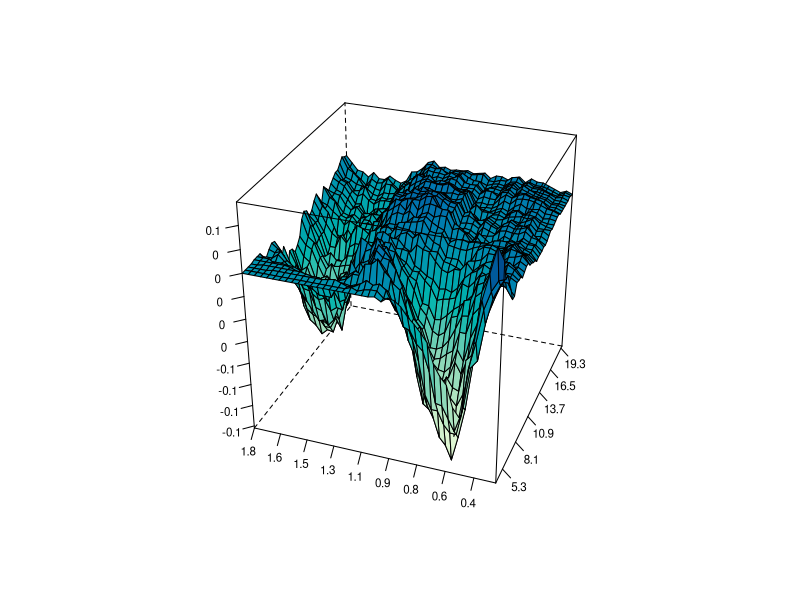

Generate this figure with R:
# ---------------------------------------------------------------------------- Book: STF
# ---------------------------------------------------------------------------- See also: BondZeroCoupon, Burrrnd, mixexprnd,
# simHPP, simNHPP, Paretornd, simNHPPALP, BondZeroCouponHPP, simHPPALP
# ---------------------------------------------------------------------------- Quantlet: STFcat08
# ---------------------------------------------------------------------------- Description: STFcat08 plots the difference
# between zero-coupon CAT bond prices in the Burr claim amount case for a homogeneous and a non-homogeneous Poisson process
# governing the flow of losses. ---------------------------------------------------------------------------- Author: Awdesch
# Melzer 20130629 ----------------------------------------------------------------------------

rm(list = ls(all = TRUE))
graphics.off()


########################## SUBROUTINES ##########################

BondZeroCouponHPP = function(Z, D, T, r, lambda, distr, params, Tmax, N) {
    # computes price of the zero-coupon CAT bond for the given claim amount distribution and the homogeneous Poisson process
    # governing the flow of losses --------------------------------------------------------------------- Usage: y =
    # BondZeroCouponHPP(Z,D,T,r,lambda,distr,params,Tmax,N)
    # --------------------------------------------------------------------- Input: Parameter: Z Definition: scalar, payment at
    # maturity Parameter: D Definition: n1 x 1 vector, threshold level Parameter: T Definition: n2 x 1 vector, time to expiry
    # Parameter: r Definition: scalar, continuously-compounded discount rate Parameter: lambda Definition: scalar, intensity of
    # the Poisson process Parameter: distrib Definition: string, claim size distribution Parameter: params Definition: n x 1
    # vector, parameters of the claim size distribution n = 1 (exponential) n = 2 (gamma, lognormal, Pareto, Weibull) n = 3
    # (Burr, mixofexps) Parameter: Tmax Definition: scalar, time horizon Parameter: N Definition: scalar, number of trajectories
    # --------------------------------------------------------------------- Output: Parameter: y Definition: m x 3 matrix, the
    # first column are times to bond's expiration, the second threshold levels and the third corresponding prices of the bond
    # ---------------------------------------------------------------------
    
    if (lambda <= 0 || length(lambda) != 1) {
        stop("BondZeroCouponHPP: Lambda must be a positive scalar.")
    }
    if (length(Z) != 1) {
        stop("BondZeroCouponHPP: payment at maturity Z needs to be a scalar")
    }
    if (length(r) != 1) {
        stop("BondZeroCouponHPP: discount rate needs to be a scalar")
    }
    if (length(D) == 1) {
        stop("BondZeroCouponHPP: threshold level D needs to be a vector ")
    }
    if (length(T) == 1) {
        stop("BondZeroCouponHPP: time to expiry T needs to be a vector ")
    }
    x = simHPPALP(lambda, distr, params, Tmax, N)
    Tl = length(T)
    Dl = length(D)
    y = matrix(0, Tl * Dl, 3)
    i = 1  #loop (times to maturity)
    j = 1  #loop (treshold levels)
    k = 1  #loop (trajectories)
    wyn = 0
    while (i <= Tl) {
        while (j <= Dl) {
            while (k <= N) {
                traj = cbind(x[, k, 1], x[, k, 2])
                wyn = wyn + as.numeric(traj[length(traj[which(traj[, 1] <= T[i]), 1]), 2] <= D[j])
                k = k + 1
            }
            y[(i - 1) * Dl + j, 1] = T[i]
            y[(i - 1) * Dl + j, 2] = D[j]
            y[(i - 1) * Dl + j, 3] = Z * exp(-r * T[i]) * wyn/N
            wyn = 0
            k = 1
            j = j + 1
        }
        j = 1
        i = i + 1
    }
    y = y
    return(y)
}


simHPPALP = function(lambda, distrib, params, T, N) {
    # generates aggregate loss process driven by the homogeneous Poisson process.
    # --------------------------------------------------------------------- y = simHPPALP(lambda,distrib,params,T,N)
    # --------------------------------------------------------------------- Input: Parameter: lambda Definition: scalar,
    # intensity of the Poisson process Parameter: distrib Definition: string, claim size distribution Parameter: params
    # Definition: n x 1 vector, parameters of the claim size distribution n = 1 (exponential) n = 2 (gamma, lognormal, Pareto,
    # Weibull) n = 3 (Burr, mixofexps) Parameter: T Definition: scalar, time horizon Parameter: N Definition: scalar, number of
    # trajectories --------------------------------------------------------------------- Output: Parameter: y Definition:
    # 2*max+2 x N x 2 array, generated proecss - max is the maximum number of jumps for all generated trajectories
    
    
    if (lambda <= 0 || (length(lambda) != 1)) {
        stop("simHPPALP: Lambda must be a positive scalar.")
    }
    if (T <= 0 || (length(T) != 1)) {
        stop("simHPPALP: T must be a positive scalar.")
    }
    if (N <= 0 || (length(N) != 1)) {
        stop("simHPPALP: N must be a positive scalar.")
    }
    if ((distrib == "Burr" || distrib == "mixofexps") && (length(params) != 3)) {
        stop("simHPPALP: for Burr and mixofexps distributions, params must be a 3 x 1 vector.")
    }
    if ((distrib == "gamma" || distrib == "lognormal" || distrib == "Pareto" || distrib == "Weibull") && (length(params) != 
        2)) {
        stop("simHPPALP: for gamma, lognormal, Pareto and Weibull distributions, params must be a 2 x 1 vector.")
    }
    if (distrib == "exponential" && (length(params) != 1)) {
        stop("simHPPALP: for exponential distribution, params must be a scalar.")
    }
    if (distrib != "exponential" && distrib != "gamma" && distrib != "mixofexps" && distrib != "Weibull" && distrib != "lognormal" && 
        distrib != "Pareto" && distrib != "Burr") {
        stop("simHPPALP: distribs should be: exponential, gamma, mixofexps, Weibull, lognormal, Pareto or Burr")
    }
    
    poisproc = simHPP(lambda, T, N)
    rpp = dim(poisproc)[1]
    cpp = dim(poisproc)[2]
    losses = matrix(0, rpp, cpp)
    
    if (distrib == "Burr") {
        i = 1
        while (i <= N) {
            aux = min(as.matrix(which(poisproc[, i, 1] == T)))  #[1:i,])
            if (aux > 2) {
                laux = cumsum(Burrrnd(params[1], params[2], params[3], aux/2 - 1, 1))
                losses[3:aux, i] = laux[ceiling((1:(aux - 2))/2)]
                if (aux < rpp) {
                  losses[(aux + 1):rpp, i] = matrix(laux[length(laux)], rpp - aux, 1)
                }
            } else {
                losses[, i] = rep(0, rpp)
            }
            i = i + 1
        }
    } else if (distrib == "exponential") {
        i = 1
        while (i <= N) {
            aux = min(as.matrix(which(poisproc[, i, 1] == T)))
            if (aux > 2) {
                laux = cumsum(rexp(aux/2 - 1, rate = 1/params[1]))
                losses[3:aux, i] = laux[ceiling((1:aux - 2)/2)]
                if (aux < rpp) {
                  losses[(aux + 1):rpp, i] = matrix(laux[length(laux)], rpp - aux, 1)
                }
            } else {
                losses[, i] = rep(0, rpp)
            }
            i = i + 1
        }
    } else if (distrib == "gamma") {
        i = 1
        while (i <= N) {
            aux = min(as.matrix(which(poisproc[, i, 1] == T)))
            if (aux > 2) {
                laux = cumsum(rgamma(aux/2 - 1, shape = params[1], rate = params[2], scale = (1/params[2])))
                losses[3:aux, i] = laux[ceiling((1:aux - 2)/2)]
                if (aux < rpp) {
                  losses[(aux + 1):rpp, i] = matrix(laux[length(laux)], rpp - aux, 1)
                }
            } else {
                losses[, i] = rep(0, rpp)
            }
            i = i + 1
        }
    } else if (distrib == "lognormal") {
        i = 1
        while (i <= N) {
            aux = min(as.matrix(which(poisproc[, i, 1] == T)))
            if (aux > 2) {
                laux = cumsum(rlnorm(aux/2 - 1, meanlog = params[1], sdlog = params[2]))
                losses[3:aux, i] = laux[ceiling((1:(aux - 2))/2)]
                if (aux < rpp) {
                  losses[(aux + 1):rpp, i] = matrix(laux[length(laux)], rpp - aux, 1)
                }
            } else {
                losses[, i] = rep(0, rpp)
            }
            i = i + 1
        }
    } else if (distrib == "mixofexps") {
        i = 1
        while (i <= N) {
            aux = min(as.matrix(which(poisproc[, i, 1] == T)))
            if (aux > 2) {
                laux = cumsum(mixexprnd(params[3], params[1], params[2], aux/2 - 1, 1))
                losses[3:aux, i] = laux[ceiling((1:(aux - 2))/2)]
                if (aux < rpp) {
                  losses[(aux + 1):rpp, i] = matrix(laux[length(laux)], rpp - aux, 1)
                }
            } else {
                losses[, i] = rep(0, rpp)
            }
            i = i + 1
        }
    } else if (distrib == "Pareto") {
        i = 1
        while (i <= N) {
            aux = min(as.matrix(which(poisproc[, i, 1] == T)))
            if (aux > 2) {
                laux = cumsum(Paretornd(params[1], params[2], aux/2 - 1, 1))
                losses[3:aux, i] = laux[ceiling((1:(aux - 2))/2)]
                if (aux < rpp) {
                  losses[(aux + 1):rpp, i] = matrix(laux[length(laux)], rpp - aux, 1)
                }
            } else {
                losses[, i] = rep(0, rpp)
            }
            i = i + 1
        }
    } else if (distrib == "Weibull") {
        i = 1
        while (i <= N) {
            aux = min(as.matrix(which(poisproc[, i, 1] == T)))
            if (aux > 2) {
                laux = cumsum(rweibull(aux/2 - 1, scale = params[1]^(-1/params[2]), shape = params[2]))
                losses[3:aux, i] = laux[ceiling((1:(aux - 2))/2)]
                if (aux < rpp) {
                  losses[(aux + 1):rpp, i] = matrix(laux[length(laux)], rpp - aux, 1)
                }
            } else {
                losses[, i] = rep(0, rpp)
            }
            i = i + 1
        }
    }
    y = array(0, dim(poisproc))
    y[, , 1] = poisproc[, , 1]
    y[, , 2] = losses
    
    return(y)
}





BondZeroCoupon = function(Z, D, T, r, lambda, parlambda, distr, params, Tmax, N) {
    # computes price of the zero-coupon CAT bond for the given claim amount distribution and the non-homogeneous Poisson process
    # governing the flow of losses.  y = BondZeroCoupon(Z,D,T,r,lambda,parlambda,distr,params,Tmax,N)
    # --------------------------------------------------------------------- Inputs: Parameter Z Definition scalar, payment at
    # maturity Parameter D Definition n1 x 1 vector, threshold level Parameter T Definition n2 x 1 vector, time to expiry
    # Parameter r Definition scalar, continuously-compounded discount rate Parameter lambda Definition scalar, intensity
    # function, if lambda=0, a sine function, if lambda=1, a linear function, if lambda=2, a sine square function Parameter
    # parlambda Definition n x 1 vector, parameters of the intensity function lambda (n=2 for lambda=1, n=3 otherwise) Parameter
    # distrib Definition string, claim size distribution Parameter params Definition n x 1 vector, parameters of the claim size
    # distribution n = 1 (exponential) n = 2 (gamma, lognormal, Pareto, Weibull) n = 3 (Burr, mixofexps) Parameter Tmax
    # Definition scalar, time horizon Parameter N Definition scalar, number of trajectories
    # --------------------------------------------------------------------- Output: Parameter y Definition m x 3 matrix, the
    # first column are times to bond's expiration, the second threshold levels and the third corresponding prices of the bond
    # ---------------------------------------------------------------------
    
    if (lambda != 0 && lambda != 1 && lambda != 2) {
        stop("BondZeroCoupon: Lambda must be either 0,1 or 2.")
    }
    if (length(Z) != 1) {
        stop("BondZeroCoupon: payment at maturity Z needs to be a scalar")
    }
    if (length(r) != 1) {
        stop("BondZeroCoupon: discount rate needs to be a scalar")
    }
    if (dim(as.matrix(D))[1] == 1) {
        stop("BondZeroCoupon: threshold level D needs to be a vector ")
    }
    if (dim(as.matrix(T))[1] == 1) {
        stop("BondZeroCoupon: time to expiry T needs to be a vector ")
    }
    
    
    x = simNHPPALP(lambda, parlambda, distr, params, Tmax, N)
    Tl = length(T)
    Dl = length(D)
    y = matrix(0, Tl * Dl, 3)
    i = 1  #loop (times to maturity)
    j = 1  #loop (treshold levels)
    k = 1  #loop (trajectories)
    wyn = 0
    while (i <= Tl) {
        while (j <= Dl) {
            while (k <= N) {
                traj = cbind(x[, k, 1], x[, k, 2])
                wyn = wyn + as.numeric(traj[length(traj[which(traj[, 1] <= T[i]), 1]), 2] <= D[j])
                k = k + 1
            }
            y[(i - 1) * Dl + j, 1] = T[i]
            y[(i - 1) * Dl + j, 2] = D[j]
            y[(i - 1) * Dl + j, 3] = Z * exp(-r * T[i]) * wyn/N  #
            wyn = 0
            k = 1
            j = j + 1
        }
        j = 1
        i = i + 1
    }
    y = y
    return(y)
}

Burrrnd = function(alpha, lambda, tau, n, m) {
    # BURRRND Random arrays from Burr distribution.  --------------------------------------------------------------------- R =
    # BURRRND(ALPHA,LAMBDA,TAU,N,M) returns an M-by-N array of random numbers chosen from the Burr distribution with parameters
    # ALPHA, LAMBDA, TAU.  --------------------------------------------------------------------- The default values for the
    # parameters ALPHA, LAMBDA, TAU, M, N are 1, 1, 2, 1, 1, respectively.  BURRRND uses the inversion method.
    # ---------------------------------------------------------------------
    
    
    if (missing(m)) {
        m = 1
    }
    if (missing(n)) {
        n = 1
    }
    if (missing(tau)) {
        tau = 2
    }
    if (missing(lambda)) {
        lambda = 1
    }
    if (missing(alpha)) {
        alpha = 1
    }
    u = matrix(0, n, m)
    for (i in 1:m) {
        u[, i] = (lambda * (runif(n, 0, 1)^(-1/alpha) - 1))^(1/tau)
    }
    y = u
    return(y)
}

mixexprnd = function(p, beta1, beta2, n, m) {
    # MIXEXPRND Random arrays from the mixed exponential distribution.
    # --------------------------------------------------------------------- Y = MIXEXPRND(P,BETA1,BETA2,N,M) returns an M-by-N
    # array of random numbers chosen from the mixed exponential distribution with parameters P, BETA1, BETA2.
    # --------------------------------------------------------------------- The default values for A, BETA1, BETA2, N, M are
    # 0.5, 1, 2, 1, 1, respectively.  MIXEXPRND uses the exponential number generator.
    # ---------------------------------------------------------------------
    
    if (missing(p)) {
        p = 0.5
    }
    if (missing(beta1)) {
        beta1 = 1
    }
    if (missing(beta2)) {
        beta2 = 2
    }
    y = rexp(n * m, rate = (1/beta2))
    aux = which(runif(n * m, 0, 1) <= p)
    
    if (!missing(aux)) {
        y[aux] = rexp(length(aux), 1/beta1)
    }
    
    y = matrix(y, n, m)
    return(y)
}

simHPP = function(lambda, T, N) {
    # SIMHPP Homogeneous Poisson process.  --------------------------------------------------------------------- Y =
    # SIMHPP(lambda,T,N) generates N trajectories of the homogeneous Poisson process with intensity LAMBDA. T is the time
    # horizon.  ---------------------------------------------------------------------
    
    if (lambda <= 0 || length(lambda) != 1) {
        stop("simHPP: Lambda must be a positive scalar.")
    }
    if (T <= 0 || length(T) != 1) {
        stop("simHPP: T must be a positive scalar.")
    }
    if (N <= 0 || length(N) != 1) {
        stop("simHPP: N must be a positive scalar.")
    }
    EN = rpois(N, lambda * T)
    ym = matrix(T, 2 * max(EN) + 2, N)
    tmp = array(0, c(2 * max(EN) + 2, N, 2))
    y = tmp
    y[, , 1] = ym
    y[, , 2] = matrix(1, 2 * max(EN) + 2, 1) %*% t(EN)
    
    i = 1
    while (i <= N) {
        if (EN[i] > 0) {
            ttmp = c(sort(T * runif(EN[i])))
            y[1:(2 * EN[i] + 1), i, 1] = c(0, ttmp[ceiling((1:(2 * EN[i]))/2)])
        } else {
            y[1, i, 1] = 0
        }
        y[1:(2 * EN[i] + 2), i, 2] = c(0, floor((1:(2 * EN[i]))/2), EN[i])
        i = i + 1
    }
    return(y)
}


simNHPP = function(lambda, parlambda, T, N) {
    
    # SIMNHPP Non-homogeneous Poisson process.  --------------------------------------------------------------------- Y =
    # SIMNHPP(lambda,parlambda,T,N) generates N trajectories of the non-homogeneous Poisson process with intensity specified by
    # LAMBDA (0 - sine function, 1 - linear function, 2 - sine square function) with paramters in PARLAMBDA. T is the time
    # horizon. The function usues thining method.  ---------------------------------------------------------------------
    
    # lambda: scalar, intensity function, sine function (lambda=0), linear function (lambda=1) or sine square function
    # (lambda=2) parlambda: n x 1 vector, parameters of the intensity function lambda (n=2 for lambda=1, n=3 otherwise) T:
    # scalar, time horizon N: scalar, number of trajectories
    a = parlambda[1]
    b = parlambda[2]
    if (lambda == 0) {
        d = parlambda[3]
        JM = simHPP(a + b, T, N)
    } else if (lambda == 1) {
        JM = simHPP(a + b * T, T, N)
    } else if (lambda == 2) {
        d = parlambda[3]
        JM = simHPP(a + b * T, T, N)
    }
    rjm = nrow(JM)
    yy = array(0, c(rjm, N, 2))
    yy[, , 1] = matrix(T, nrow = rjm, ncol = N)
    
    i = 1
    maxEN = 0
    while (i <= N) {
        pom = JM[, i, 1][JM[, i, 1] < T]
        pom = pom[2 * (1:(length(pom)/2))]
        R = runif(NROW(pom))
        if (lambda == 0) {
            lambdat = (a + b * sin(2 * pi * (pom + d)))/(a + b)
        } else {
            if (lambda == 1) {
                lambdat = (a + b * pom)/(a + b * T)
            } else {
                if (lambda == 2) {
                  lambdat = (a + b * sin(2 * pi * (pom + d))^2)/(a + b)
                }
            }
        }
        pom = pom[R < lambdat]
        EN = NROW(pom)
        maxEN = max(maxEN, EN)
        yy[1:(2 * EN + 1), i, 1] = c(0, rep(pom, each = 2))
        yy[2:(2 * EN), i, 2] = c(floor((1:(2 * EN - 1))/2))
        yy[(2 * EN + 1):rjm, i, 2] = matrix(EN, nrow = rjm - 2 * EN, ncol = 1)
        i = i + 1
    }
    yy = yy[1:(2 * maxEN + 2), , ]
    return(yy)
}


Paretornd = function(alpha, lambda, n, m) {
    # PARETORND Random arrays from Pareto distribution.  --------------------------------------------------------------------- Y
    # = PARETORND(ALPHA,LAMBDA,N,M) returns an M-by-N array of random numbers chosen from the Pareto distribution with
    # parameters ALPHA, LAMBDA.  The default values for ALPHA, LAMBDA, N, M 1, 1, 1, 1, respectively.  PARETORND uses the
    # inversion method.  ---------------------------------------------------------------------
    
    if (missing(m)) {
        m = 1
    }
    if (missing(n)) {
        n = 1
    }
    if (missing(lambda)) {
        lambda = 1
    }
    if (missing(alpha)) {
        alpha = 1
    }
    u = matrix(0, n, m)
    for (i in 1:m) {
        u[, i] = lambda * (runif(n, 0, 1)^(-1/alpha) - 1)
    }
    y = u
    return(y)
}

simNHPPALP = function(lambda, parlambda, distrib, params, T, N) {
    # generates aggregate loss process driven by the non-homogeneous Poisson process.
    # --------------------------------------------------------------------- y = simNHPPALP(lambda,parlambda,distrib,params,T,N)
    # --------------------------------------------------------------------- Output: Parameter: y Definition: 2*max+2 x N x 2
    # array, generated process - max is the maximum number of jumps for all generated trajectories
    # --------------------------------------------------------------------- Input: Parameter: lambda Definition: scalar,
    # intensity function, sine function (lambda=0), linear function (lambda=1) or sine square function (lambda=2) Parameter:
    # parlambda Definition: n x 1 vector, parameters of the intensity function lambda (n=2 for lambda=1, n=3 otherwise)
    # Parameter: distrib Definition: string, claim size distribution Parameter: params Definition: n x 1 vector, parameters of
    # the claim size distribution n = 1 (exponential) n = 2 (gamma, lognormal, Pareto, Weibull) n = 3 (Burr, mixofexps)
    # Parameter: T Definition: scalar, time horizon Parameter: N Definition: scalar, number of trajectories
    # ---------------------------------------------------------------------
    
    if (lambda != 0 && lambda != 1 && lambda != 2) {
        stop("simNHPPALP: Lambda must be either 0,1 or 2.")
    }
    if (T <= 0 || (length(T)) != 1) {
        stop("simNHPPALP: T must be a positive scalar.")
    }
    if (N <= 0 || (length(N)) != 1) {
        stop("simNHPPALP: N must be a positive scalar.")
    }
    if (length(parlambda) != 3 && (lambda) != 1) {
        stop("simNHPPALP: for lambda 0 or 2, parlambda must be a 3 x 1 vector.")
    }
    if (length(parlambda) != 2 && (lambda) == 1) {
        stop("simNHPPALP: for lambda 1, parlambda must be a 2 x 1 vector.")
    }
    if ((distrib == "Burr" || distrib == "mixofexps") && (length(params)) != 3) {
        stop("simNHPPALP: for Burr and mixofexps distributions, params must be a 3 x 1 vector.")
    }
    if ((distrib == "gamma" || distrib == "lognormal" || distrib == "Pareto" || distrib == "Weibull") && (length(params)) != 
        2) {
        stop("simNHPPALP: for gamma, lognormal, Pareto and Weibull distributions, params must be a 2 x 1 vector.")
    }
    if (distrib == "exponential" && (length(params)) != 1) {
        stop("simNHPPALP: for exponential distribution, params must be a scalar.")
    }
    if (distrib != "exponential" && distrib != "gamma" && distrib != "mixofexps" && distrib != "Weibull" && distrib != "lognormal" && 
        distrib != "Pareto" && distrib != "Burr") {
        stop("simNHPPALP: distribs should be: exponential, gamma, mixofexps, Weibull, lognormal, Pareto or Burr")
    }
    poisproc = simNHPP(lambda, parlambda, T, N)
    rpp = dim(poisproc)[1]
    cpp = dim(poisproc)[2]
    losses = matrix(0, rpp, cpp)
    
    if (distrib == "Burr") {
        i = 1
        while (i <= N) {
            if (N == 1) {
                aux = min(as.matrix(which(poisproc[, 1] == T)))  #[1:i,])
            } else {
                aux = min(as.matrix(which(poisproc[, i, 1] == T)))  #[1:i,])
            }
            if (aux > 2) {
                laux = cumsum(Burrrnd(params[1], params[2], params[3], aux/2 - 1, 1))
                losses[3:aux, i] = laux[ceiling((1:(aux - 2))/2)]
                if (aux < rpp) {
                  losses[(aux + 1):rpp, i] = matrix(laux[length(laux)], rpp - aux, 1)
                }
            } else {
                losses[, i] = rep(0, rpp)
            }
            i = i + 1
        }
    } else if (distrib == "exponential") {
        i = 1
        while (i <= N) {
            if (N == 1) {
                aux = min(as.matrix(which(poisproc[, 1] == T)))  #[1:i,])
            } else {
                aux = min(as.matrix(which(poisproc[, i, 1] == T)))  #[1:i,])
            }
            if (aux > 2) {
                laux = cumsum(rexp(aux/2 - 1, rate = 1/params[1]))
                losses[3:aux, i] = laux[ceiling((1:aux - 2)/2)]
                if (aux < rpp) {
                  losses[(aux + 1):rpp, i] = matrix(laux[length(laux)], rpp - aux, 1)
                }
            } else {
                losses[, i] = rep(0, rpp)
            }
            i = i + 1
        }
    } else if (distrib == "gamma") {
        i = 1
        while (i <= N) {
            if (N == 1) {
                aux = min(as.matrix(which(poisproc[, 1] == T)))  #[1:i,])
            } else {
                aux = min(as.matrix(which(poisproc[, i, 1] == T)))  #[1:i,])
            }
            if (aux > 2) {
                laux = cumsum(rgamma(aux/2 - 1, shape = params[1], rate = params[2], scale = (1/params[2])))
                losses[3:aux, i] = laux[ceiling((1:aux - 2)/2)]
                if (aux < rpp) {
                  losses[(aux + 1):rpp, i] = matrix(laux[length(laux)], rpp - aux, 1)
                }
            } else {
                losses[, i] = rep(0, rpp)
            }
            i = i + 1
        }
    } else if (distrib == "lognormal") {
        i = 1
        while (i <= N) {
            if (N == 1) {
                aux = min(as.matrix(which(poisproc[, 1] == T)))  #[1:i,])
            } else {
                aux = min(as.matrix(which(poisproc[, i, 1] == T)))  #[1:i,])
            }
            if (aux > 2) {
                laux = cumsum(rlnorm(aux/2 - 1, meanlog = params[1], sdlog = params[2]))
                losses[3:aux, i] = laux[ceiling((1:(aux - 2))/2)]
                if (aux < rpp) {
                  losses[(aux + 1):rpp, i] = matrix(laux[length(laux)], rpp - aux, 1)
                }
            } else {
                losses[, i] = rep(0, rpp)
            }
            i = i + 1
        }
    } else if (distrib == "mixofexps") {
        i = 1
        while (i <= N) {
            if (N == 1) {
                aux = min(as.matrix(which(poisproc[, 1] == T)))  #[1:i,])
            } else {
                aux = min(as.matrix(which(poisproc[, i, 1] == T)))  #[1:i,])
            }
            if (aux > 2) {
                laux = cumsum(mixexprnd(params[3], params[1], params[2], aux/2 - 1, 1))
                losses[3:aux, i] = laux[ceiling((1:(aux - 2))/2)]
                if (aux < rpp) {
                  losses[(aux + 1):rpp, i] = matrix(laux[length(laux)], rpp - aux, 1)
                }
            } else {
                losses[, i] = rep(0, rpp)
            }
            i = i + 1
        }
    } else if (distrib == "Pareto") {
        i = 1
        while (i <= N) {
            if (N == 1) {
                aux = min(as.matrix(which(poisproc[, 1] == T)))  #[1:i,])
            } else {
                aux = min(as.matrix(which(poisproc[, i, 1] == T)))  #[1:i,])
            }
            if (aux > 2) {
                laux = cumsum(Paretornd(params[1], params[2], aux/2 - 1, 1))
                losses[3:aux, i] = laux[ceiling((1:(aux - 2))/2)]
                if (aux < rpp) {
                  losses[(aux + 1):rpp, i] = matrix(laux[length(laux)], rpp - aux, 1)
                }
            } else {
                losses[, i] = rep(0, rpp)
            }
            i = i + 1
        }
    } else if (distrib == "Weibull") {
        i = 1
        while (i <= N) {
            if (N == 1) {
                aux = min(as.matrix(which(poisproc[, 1] == T)))  #[1:i,])
            } else {
                aux = min(as.matrix(which(poisproc[, i, 1] == T)))  #[1:i,])
            }
            if (aux > 2) {
                laux = cumsum(rweibull(aux/2 - 1, scale = params[1]^(-1/params[2]), shape = params[2]))
                losses[3:aux, i] = laux[ceiling((1:(aux - 2))/2)]
                if (aux < rpp) {
                  losses[(aux + 1):rpp, i] = matrix(laux[length(laux)], rpp - aux, 1)
                }
            } else {
                losses[, i] = rep(0, rpp)
            }
            i = i + 1
        }
    }
    if (N == 1) {
        y = array(0, dim(poisproc))
        y[, 1] = poisproc[, 1]
        y[, 2] = losses[, 1]
    } else {
        y = array(0, dim(poisproc))
        y[, , 1] = poisproc[, , 1]
        y[, , 2] = losses
    }
    return(y)
}

########################## MAIN PROGRAM ##########################


set.seed(1)
parlambda = c(35.32, 2.32 * 2 * pi, -0.2)  # NHPP1
# parlambda = c(35.22,0.224,-0.16) # NHPP2
distr = "Burr"
# distr = 'lognormal' params = c(18.3806,1.1052) #lognormal
params = c(0.4801, 3.9495 * 1e+16, 2.1524)  #Burr


data = read.table("ncl.dat")
A = mean(data[, 3]) * (34.2/4)

na = 41  # default 41
D = seq(A, length = na, by = (12 * A - A)/(na - 1))
B = 0.25
nb = 41  # default 41
T = seq(B, length = nb, by = (8 * B - B)/(nb - 1))
Tmax = max(T)

lambda = 0
lambdaHPP = 34.2  # HPP

N = 1000  # default 1000
r = log(1.025)
Z = 1.06
d1 = BondZeroCoupon(Z, D, T, r, lambda, parlambda, distr, params, Tmax, N)
d2 = BondZeroCouponHPP(Z, D, T, r, lambdaHPP, distr, params, Tmax, N)
y = d1[, 1]
x = d1[, 2]/1e+09
z = d1[, 3] - d2[, 3]
data = data.frame(cbind(x, y, z))

require("lattice")
par.set = list(axis.line = list(col = "transparent"), clip = list(panel = "off"))
wireframe(z ~ x * y, data = data, screen = list(z = 70, x = -60), drape = TRUE, colorkey = F, ticktype = "detailed", scales = list(arrows = FALSE, 
    col = "black", distance = 1, tick.number = 8, cex = 0.7, x = list(labels = round(seq(min(x), max(x), length = 11), 1)), 
    y = list(labels = round(seq(min(y), max(y), length = 11), 1)), z = list(labels = round(seq(min(z), max(z), length = 11), 
        1))), xlab = list("", rot = 30, cex = 1.2), ylab = list("", rot = -40, cex = 1.2), zlab = list("", rot = 95, cex = 1.1), 
    par.settings = par.set) 
